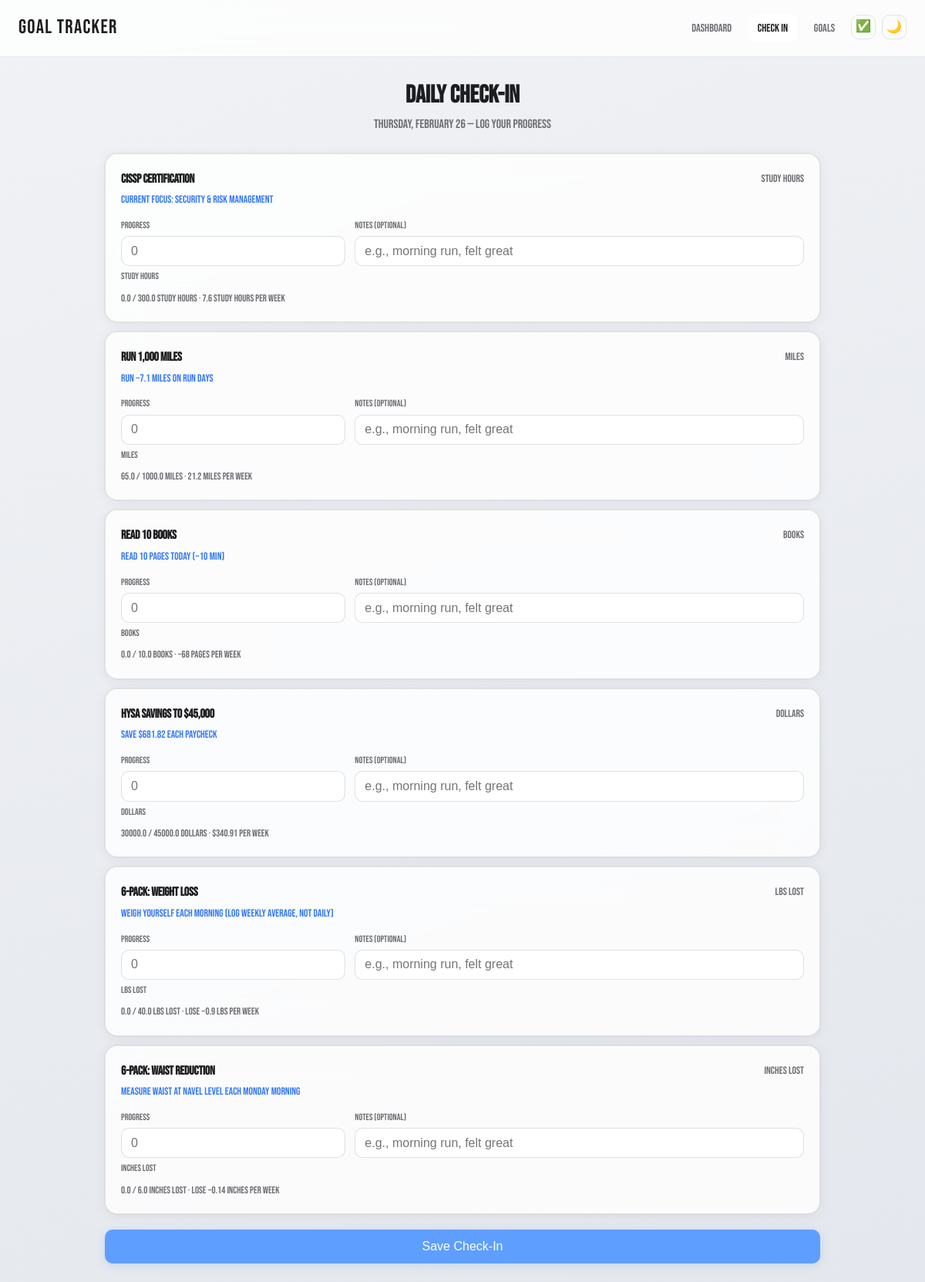
/checkin, run on an earlier commit of the app's database.
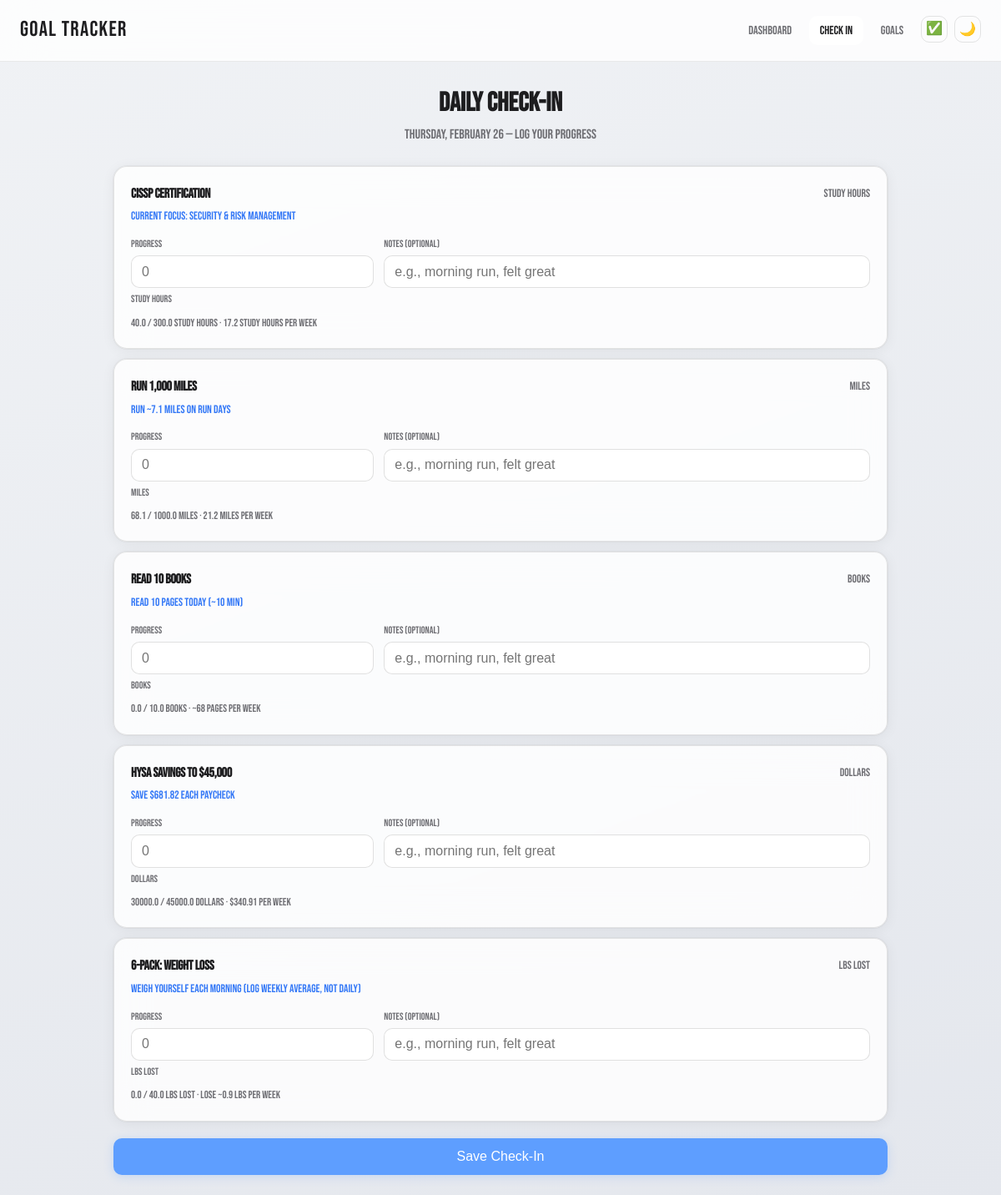
And on a later commit of the database.
### tables this page shows
CREATE TABLE goals (
            id INTEGER PRIMARY KEY AUTOINCREMENT,
            name TEXT NOT NULL,               -- "Run 1,000 miles"
            target_value REAL NOT NULL,        -- 1000
            current_value REAL DEFAULT 0,      -- How far you've gotten so far
            unit TEXT NOT NULL,                -- "miles", "books", "dollars"
            deadline TEXT NOT NULL,            -- "2026-12-31" (stored as text, ISO format)
            created_at TEXT NOT NULL,          -- When you created this goal
            category TEXT DEFAULT '',          -- Optional grouping like "fitness", "finance"
            notes TEXT DEFAULT '',             -- Any extra info about this goal
            start_value REAL DEFAULT 0,        -- Starting point (e.g., $30,000 for HYSA)
            system_type TEXT DEFAULT 'generic' -- Hints for the achievement system engine
        );

### app.py (the view, shortened to what this page needs)
@app.route("/checkin", methods=["GET", "POST"])
def checkin():
    goals = get_all_goals()
    goal_data = []
    for goal in goals:
        system = generate_system(goal)
        goal_data.append({"goal": goal, "system": system})
    return render_template("checkin.html", goal_data=goal_data, today=date.today())

### app.py (called while the page is built)
@app.before_request
def ensure_csrf_token():
    if "csrf_token" not in session:
        session["csrf_token"] = secrets.token_hex(32)

@app.context_processor
def inject_csrf():
    return {
        "csrf_token": session.get("csrf_token", ""),
        "strava_configured": strava_configured(),
        "gcal_configured": gcal_configured(),
    }

### database.py (called while the page is built)
def get_db():
    db = sqlite3.connect(DATABASE)
    db.row_factory = sqlite3.Row
    db.execute("PRAGMA foreign_keys = ON")  # Enforce relationships between tables
    return db

def get_all_goals():
    db = get_db()
    goals = db.execute("SELECT * FROM goals ORDER BY deadline ASC").fetchall()
    db.close()
    return goals

### gcal.py (called while the page is built)
def is_configured():
    return bool(GCAL_ICAL_URL)

### strava.py (called while the page is built)
def is_configured():
    return all([STRAVA_CLIENT_ID, STRAVA_CLIENT_SECRET, STRAVA_REFRESH_TOKEN])

### systems.py (called while the page is built)
def _count_milestones(goal):
    target = int(goal["target_value"])
    start = int(goal["start_value"] or 0)
    milestones = []
    for i in range(start + 1, target + 1):
        name = f"Book #{i} complete!" if "book" in goal["unit"].lower() else f"{i} {goal['unit']} done!"
        milestones.append((name, i))
    return milestones

### templates/checkin.html (shortened to what this page needs)
{% extends "base.html" %}
{% block content %}
<div class="checkin-header">
    <h1>Daily Check-In</h1>
    <p class="subtitle">{{ today.strftime('%A, %B %d') }} — Log your progress</p>
</div>
<form method="POST" action="/checkin" class="checkin-form">
    {% for item in goal_data %}
    <div class="card checkin-card">
        <div class="checkin-goal-header">
            <h3>{{ item.goal.name }}</h3>
            <span class="checkin-unit">{{ item.goal.unit }}</span>
        </div>
        {% if item.system.daily_actions %}
        <p class="checkin-hint">{{ item.system.daily_actions[0] }}</p>
        {% endif %}
        <div class="checkin-inputs">
            <div class="input-group">
                <label for="value_{{ item.goal.id }}">Progress</label>
                <input type="number"
                       id="value_{{ item.goal.id }}"
                       name="value_{{ item.goal.id }}"
                       placeholder="0"
                       step="any"
                       inputmode="decimal"
                       class="checkin-input">
                <span class="input-unit">{{ item.goal.unit }}</span>
            </div>
            <div class="input-group notes-group">
                <label for="notes_{{ item.goal.id }}">Notes (optional)</label>
                <input type="text"
                       id="notes_{{ item.goal.id }}"
                       name="notes_{{ item.goal.id }}"
                       placeholder="e.g., morning run, felt great"
                       class="checkin-input">
            </div>
        </div>
        <div class="checkin-context">
            {{ item.goal.current_value | round(1) }} / {{ item.goal.target_value | round(1) }} {{ item.goal.unit }}
            · {{ item.system.weekly_target }}
        </div>
    </div>
    {% endfor %}
    <button type="submit" class="btn btn-primary btn-lg btn-submit">Save Check-In</button>
</form>
{% endblock %}

What changed in the data, as far as the page shows it:
removed goals: goal.name "6-Pack: Waist Reduction", goal.unit "inches lost", goal.unit "inches lost", goal.current_value "0.0", goal.target_value "6.0", goal.unit "inches lost"
Also different on the page:
new list line: "CISSP Certification study hours study hours 40.0 300.0 study hours"
new list line: "Current focus: Security & Risk Management Progress  Notes (optional)  / · 17.2 study hours per week"
new list line: "Run 1,000 Miles miles miles 68.1 1000.0 miles"
new list line: "Run ~7.1 miles on run days Progress  Notes (optional)  / · 21.2 miles per week"
list line gone: "CISSP Certification study hours study hours 0.0 300.0 study hours"
list line gone: "Current focus: Security & Risk Management Progress  Notes (optional)  / · 7.6 study hours per week"
list line gone: "Run 1,000 Miles miles miles 65.0 1000.0 miles"
list line gone: "Run ~7.1 miles on run days Progress  Notes (optional)  / · 21.2 miles per week"
list line gone: "Measure waist at navel level each Monday morning Progress  Notes (optional)  / · Lose ~0.14 inches per week"
